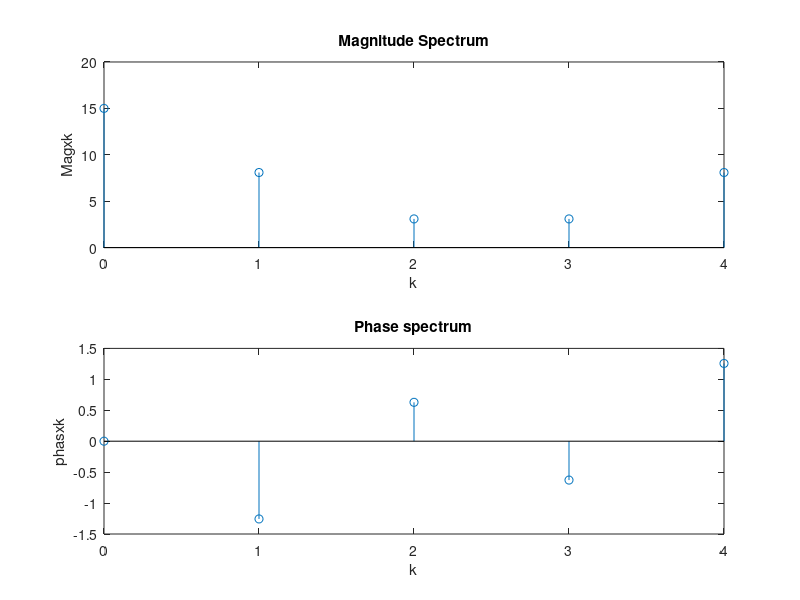

This chart was generated by the following MATLAB code:
clear all;
close all;
clc
prompt="enter the value of n";
N=input(prompt)
j=sqrt(-1)
xn=zeros(1,N)
jag="enterthe first value of sequence";
xn(1)=input(jag)
jag1="enter rthe second value of sequence"; 
xn(2)=input(jag1)
jag2="enter the third value of sequence";
xn(3)=input(jag2)
xk=zeros(1,N)
for k=0:1:N-1 %compute DFT
 for n=0:1:N-1
 xk(k+1)=xk(k+1)+xn(n+1)*exp(-j*2*pi*k*n/N)
 end
end
disp('The DFT sequence is');xk
disp('The magnitude sequence is');Magxk=abs(xk)
disp('The phase sequence is ');phasxk=angle(xk)
wk=0:1:N-1
subplot(2,1,1)
stem(wk,Magxk)
title('Magnitude Spectrum')
xlabel('k')
ylabel('Magxk')
subplot(2,1,2)
stem(wk,phasxk)
title('Phase spectrum')
xlabel('k')
ylabel('phasxk')
